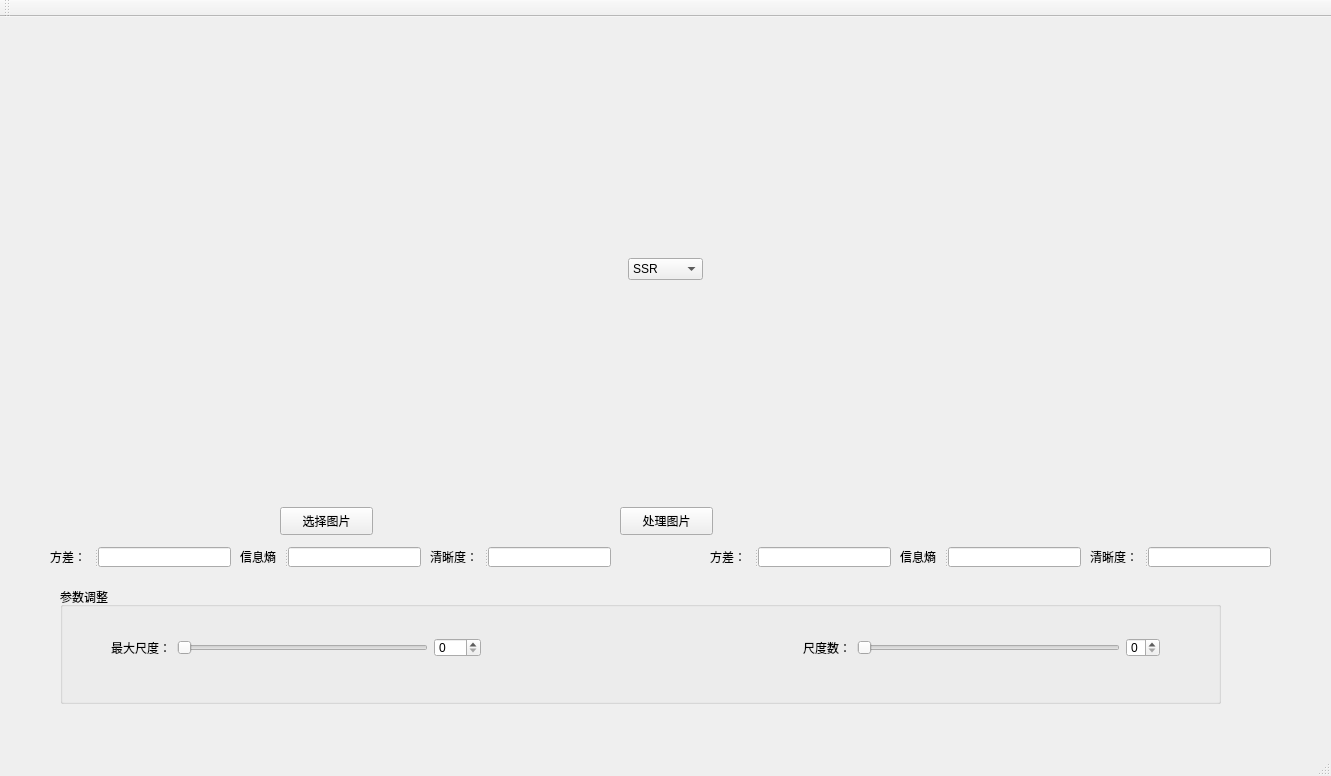
<?xml version="1.0" encoding="UTF-8"?>
<ui version="4.0">
 <class>MainWindow</class>
 <widget class="QMainWindow" name="MainWindow">
  <property name="geometry">
   <rect>
    <x>0</x>
    <y>0</y>
    <width>1331</width>
    <height>776</height>
   </rect>
  </property>
  <property name="minimumSize">
   <size>
    <width>1331</width>
    <height>776</height>
   </size>
  </property>
  <property name="maximumSize">
   <size>
    <width>1331</width>
    <height>776</height>
   </size>
  </property>
  <property name="windowTitle">
   <string>MainWindow</string>
  </property>
  <widget class="QWidget" name="centralWidget">
   <widget class="QWidget" name="layoutWidget">
    <property name="geometry">
     <rect>
      <x>50</x>
      <y>20</y>
      <width>1230</width>
      <height>463</height>
     </rect>
    </property>
    <layout class="QHBoxLayout" name="horizontalLayout">
     <item>
      <widget class="QLabel" name="srcImg">
       <property name="minimumSize">
        <size>
         <width>571</width>
         <height>461</height>
        </size>
       </property>
       <property name="maximumSize">
        <size>
         <width>571</width>
         <height>461</height>
        </size>
       </property>
       <property name="text">
        <string/>
       </property>
      </widget>
     </item>
     <item>
      <layout class="QVBoxLayout" name="verticalLayout">
       <item>
        <spacer name="verticalSpacer">
         <property name="orientation">
          <enum>Qt::Vertical</enum>
         </property>
         <property name="sizeHint" stdset="0">
          <size>
           <width>20</width>
           <height>128</height>
          </size>
         </property>
        </spacer>
       </item>
       <item>
        <widget class="QComboBox" name="Algorithm">
         <item>
          <property name="text">
           <string>SSR</string>
          </property>
         </item>
         <item>
          <property name="text">
           <string>MSR</string>
          </property>
         </item>
         <item>
          <property name="text">
           <string>MSRCR</string>
          </property>
         </item>
        </widget>
       </item>
       <item>
        <spacer name="verticalSpacer_2">
         <property name="orientation">
          <enum>Qt::Vertical</enum>
         </property>
         <property name="sizeHint" stdset="0">
          <size>
           <width>20</width>
           <height>128</height>
          </size>
         </property>
        </spacer>
       </item>
      </layout>
     </item>
     <item>
      <widget class="QLabel" name="dstImg">
       <property name="minimumSize">
        <size>
         <width>571</width>
         <height>461</height>
        </size>
       </property>
       <property name="maximumSize">
        <size>
         <width>571</width>
         <height>461</height>
        </size>
       </property>
       <property name="text">
        <string/>
       </property>
      </widget>
     </item>
    </layout>
   </widget>
   <widget class="QGroupBox" name="groupBox">
    <property name="geometry">
     <rect>
      <x>60</x>
      <y>570</y>
      <width>1161</width>
      <height>117</height>
     </rect>
    </property>
    <property name="title">
     <string>参数调整</string>
    </property>
    <widget class="QWidget" name="layoutWidget">
     <property name="geometry">
      <rect>
       <x>40</x>
       <y>40</y>
       <width>1071</width>
       <height>41</height>
      </rect>
     </property>
     <layout class="QHBoxLayout" name="horizontalLayout_3">
      <item>
       <layout class="QHBoxLayout" name="maxScale">
        <item>
         <widget class="QLabel" name="scaleLabel">
          <property name="text">
           <string>最大尺度：</string>
          </property>
         </widget>
        </item>
        <item>
         <widget class="QSlider" name="maxScaleSilde">
          <property name="maximum">
           <number>500</number>
          </property>
          <property name="orientation">
           <enum>Qt::Horizontal</enum>
          </property>
         </widget>
        </item>
       </layout>
      </item>
      <item>
       <widget class="QSpinBox" name="maxScaleBox">
        <property name="maximum">
         <number>500</number>
        </property>
       </widget>
      </item>
      <item>
       <spacer name="horizontalSpacer_5">
        <property name="orientation">
         <enum>Qt::Horizontal</enum>
        </property>
        <property name="sizeHint" stdset="0">
         <size>
          <width>18</width>
          <height>20</height>
         </size>
        </property>
       </spacer>
      </item>
      <item>
       <layout class="QHBoxLayout" name="scaleNum">
        <item>
         <widget class="QLabel" name="scaleNumLabel">
          <property name="text">
           <string>尺度数：</string>
          </property>
         </widget>
        </item>
        <item>
         <widget class="QSlider" name="scaleNumSlide">
          <property name="maximum">
           <number>5</number>
          </property>
          <property name="pageStep">
           <number>1</number>
          </property>
          <property name="orientation">
           <enum>Qt::Horizontal</enum>
          </property>
         </widget>
        </item>
       </layout>
      </item>
      <item>
       <widget class="QSpinBox" name="scaleNumBox">
        <property name="maximum">
         <number>5</number>
        </property>
       </widget>
      </item>
     </layout>
    </widget>
   </widget>
   <widget class="QPushButton" name="ChooseImage">
    <property name="geometry">
     <rect>
      <x>280</x>
      <y>490</y>
      <width>93</width>
      <height>28</height>
     </rect>
    </property>
    <property name="text">
     <string>选择图片</string>
    </property>
   </widget>
   <widget class="QPushButton" name="ProcessingImage">
    <property name="geometry">
     <rect>
      <x>620</x>
      <y>490</y>
      <width>93</width>
      <height>28</height>
     </rect>
    </property>
    <property name="text">
     <string>处理图片</string>
    </property>
   </widget>
   <widget class="QSplitter" name="splitter_2">
    <property name="geometry">
     <rect>
      <x>710</x>
      <y>530</y>
      <width>181</width>
      <height>20</height>
     </rect>
    </property>
    <property name="orientation">
     <enum>Qt::Horizontal</enum>
    </property>
    <widget class="QLabel" name="dstContrast">
     <property name="text">
      <string>方差：</string>
     </property>
    </widget>
    <widget class="QLineEdit" name="dstContrastValue"/>
   </widget>
   <widget class="QSplitter" name="splitter_3">
    <property name="geometry">
     <rect>
      <x>240</x>
      <y>530</y>
      <width>181</width>
      <height>20</height>
     </rect>
    </property>
    <property name="orientation">
     <enum>Qt::Horizontal</enum>
    </property>
    <widget class="QLabel" name="srcEntropy">
     <property name="text">
      <string>信息熵</string>
     </property>
    </widget>
    <widget class="QLineEdit" name="srcEntropyValue"/>
   </widget>
   <widget class="QSplitter" name="splitter_4">
    <property name="geometry">
     <rect>
      <x>900</x>
      <y>530</y>
      <width>181</width>
      <height>20</height>
     </rect>
    </property>
    <property name="orientation">
     <enum>Qt::Horizontal</enum>
    </property>
    <widget class="QLabel" name="dstEntropy">
     <property name="text">
      <string>信息熵</string>
     </property>
    </widget>
    <widget class="QLineEdit" name="dstrEntropyValue"/>
   </widget>
   <widget class="QSplitter" name="splitter">
    <property name="geometry">
     <rect>
      <x>50</x>
      <y>530</y>
      <width>181</width>
      <height>20</height>
     </rect>
    </property>
    <property name="orientation">
     <enum>Qt::Horizontal</enum>
    </property>
    <widget class="QLabel" name="srcContrast">
     <property name="text">
      <string>方差：</string>
     </property>
    </widget>
    <widget class="QLineEdit" name="srcContrastValue"/>
   </widget>
   <widget class="QSplitter" name="splitter_5">
    <property name="geometry">
     <rect>
      <x>430</x>
      <y>530</y>
      <width>181</width>
      <height>20</height>
     </rect>
    </property>
    <property name="orientation">
     <enum>Qt::Horizontal</enum>
    </property>
    <widget class="QLabel" name="srcArticulation">
     <property name="text">
      <string>清晰度：</string>
     </property>
    </widget>
    <widget class="QLineEdit" name="srcArticulationValue"/>
   </widget>
   <widget class="QSplitter" name="splitter_6">
    <property name="geometry">
     <rect>
      <x>1090</x>
      <y>530</y>
      <width>181</width>
      <height>20</height>
     </rect>
    </property>
    <property name="orientation">
     <enum>Qt::Horizontal</enum>
    </property>
    <widget class="QLabel" name="srcArticulation_2">
     <property name="text">
      <string>清晰度：</string>
     </property>
    </widget>
    <widget class="QLineEdit" name="dstArticulationValue"/>
   </widget>
  </widget>
  <widget class="QMenuBar" name="menuBar">
   <property name="geometry">
    <rect>
     <x>0</x>
     <y>0</y>
     <width>1331</width>
     <height>23</height>
    </rect>
   </property>
  </widget>
  <widget class="QToolBar" name="mainToolBar">
   <attribute name="toolBarArea">
    <enum>TopToolBarArea</enum>
   </attribute>
   <attribute name="toolBarBreak">
    <bool>false</bool>
   </attribute>
  </widget>
  <widget class="QStatusBar" name="statusBar"/>
 </widget>
 <layoutdefault spacing="6" margin="11"/>
 <resources/>
 <connections/>
</ui>
